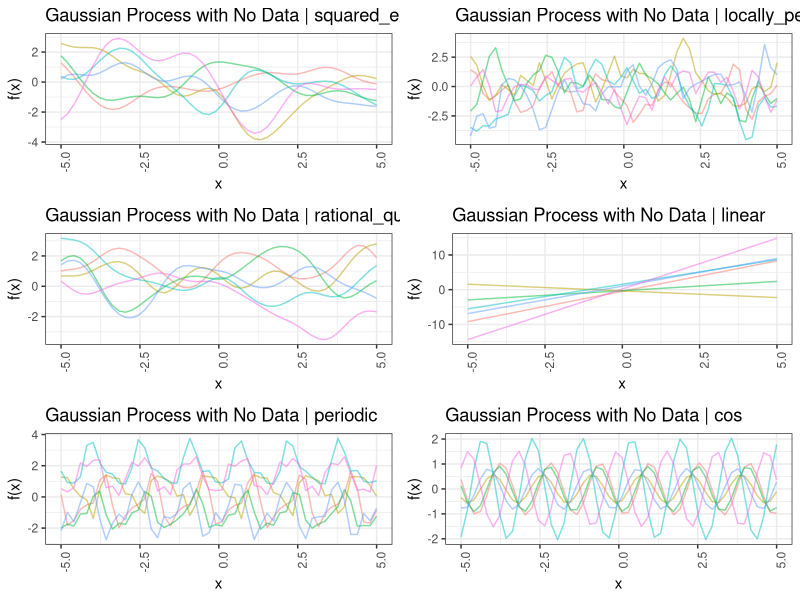
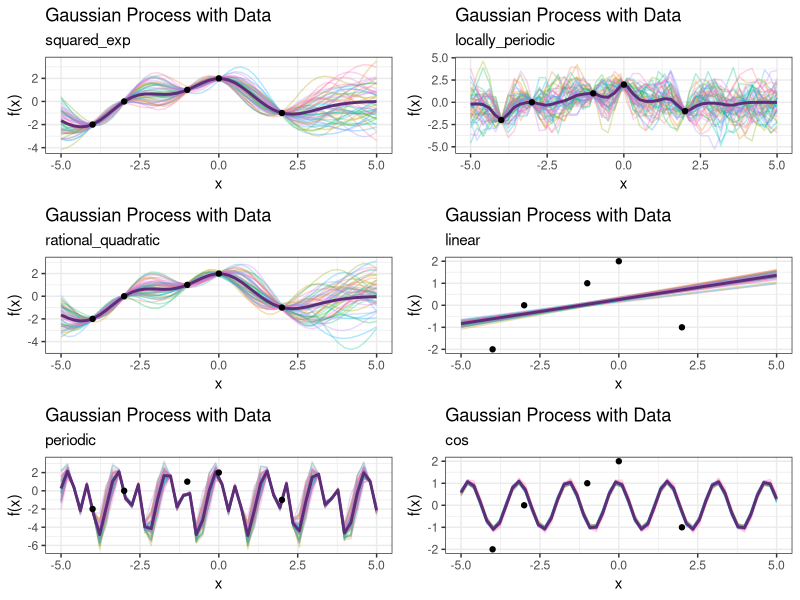
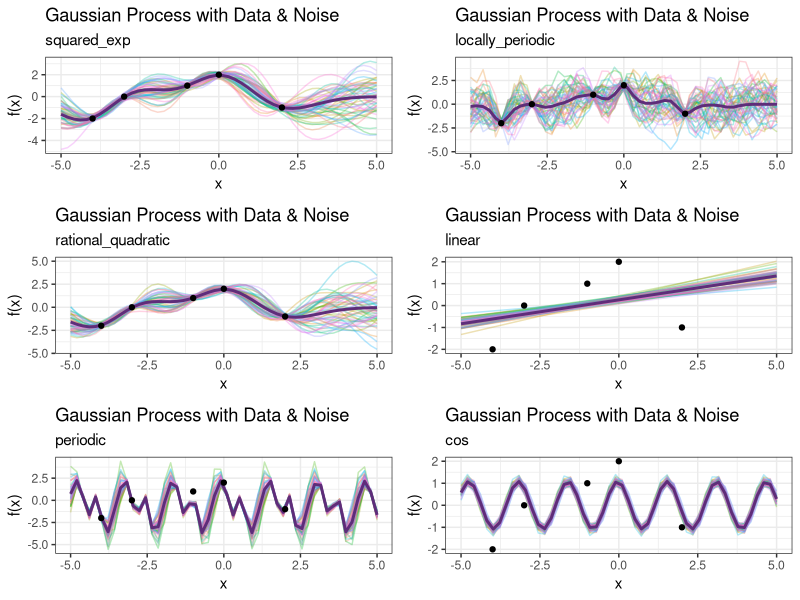

R code for these plots, in order:
## ---- chunk 1
knitr::opts_chunk$set(echo = TRUE, tidy = TRUE)
library(tidyverse)
library(furrr)
library(magrittr)
## ---- chunk 2
set.seed(8888)
## ---- chunk 3
# define squared exponential kernel
squared_exp <- function(val1, val2, i, j, length_scale = 1, variance_out = 2){
  return(variance_out * exp(- 0.5 * (abs(val1[i] - val2[j]) / length_scale)^2))
}

# define relational quadratic kernel
rational_quadratic <- function(val1, val2, i, j, length_scale = 1, variance_out = 2, alpha_weighting = 10){
  return(variance_out * (1 + ((val1[i] - val2[j])^2) / (2 * alpha_weighting * length_scale^2))^((-1) * alpha_weighting))
}

# define periodic kernel
periodic <- function(val1, val2, i, j, length_scale = 1, variance_out = 2, period = (pi / 2)){
  return(variance_out * exp((-1) * (2 * sin(pi * (val1[i] - val2[j]) / period)^2) / length_scale^2))
}

# define locally periodic kernel
locally_periodic <- function(val1, val2, i, j, length_scale = 1, variance_out = 2, period = (pi / 2)){
  return(variance_out * exp((-1) * (2 * sin(pi * (val1[i] - val2[j]) / period)^2) / length_scale^2) * exp((-1) * ((val1[i] - val2[j])^2) / 2 * length_scale ^ 2))
}

# define linear kernel
linear <- function(val1, val2, i, j, variance_out = 2, constant_variance_out = 1, offset = 0){
   return(constant_variance_out^2 + variance_out^2 * (val1[i] - offset) * (val2[j] - offset))
 }
 
# define cos kernel
cos_kern <- function(val1, val2, i, j, period = (pi / 2)){
 return(cos((2 * pi * (val1[i] - val2[j]) / period)))
}

# place all kernels in a list
kernels <- list(squared_exp, rational_quadratic, periodic, locally_periodic, linear, cos_kern)
kernel_names <- c("squared_exp", "rational_quadratic", "periodic", "locally_periodic", "linear", "cos")
## ---- chunk 4
# Multiple plot function
#
# ggplot objects can be passed in ..., or to plotlist (as a list of ggplot objects)
# - cols:   Number of columns in layout
# - layout: A matrix specifying the layout. If present, 'cols' is ignored.
#
# If the layout is something like matrix(c(1,2,3,3), nrow=2, byrow=TRUE),
# then plot 1 will go in the upper left, 2 will go in the upper right, and
# 3 will go all the way across the bottom.
#
multiplot <- function(..., plotlist=NULL, file, cols=1, layout=NULL) {
  library(grid)

  # Make a list from the ... arguments and plotlist
  plots <- c(list(...), plotlist)

  numPlots = length(plots)

  # If layout is NULL, then use 'cols' to determine layout
  if (is.null(layout)) {
    # Make the panel
    # ncol: Number of columns of plots
    # nrow: Number of rows needed, calculated from # of cols
    layout <- matrix(seq(1, cols * ceiling(numPlots/cols)),
                    ncol = cols, nrow = ceiling(numPlots/cols))
  }

 if (numPlots==1) {
    print(plots[[1]])

  } else {
    # Set up the page
    grid.newpage()
    pushViewport(viewport(layout = grid.layout(nrow(layout), ncol(layout))))

    # Make each plot, in the correct location
    for (i in 1:numPlots) {
      # Get the i,j matrix positions of the regions that contain this subplot
      matchidx <- as.data.frame(which(layout == i, arr.ind = TRUE))

      print(plots[[i]], vp = viewport(layout.pos.row = matchidx$row,
                                      layout.pos.col = matchidx$col))
    }
  }
}
## ---- chunk 5
# calculate covariance matrix function
calc_sigma <- function(x1, x2, kernel){
  sigma <- matrix(rep(0, length(x1) * length(x2)), nrow = length(x1))
  for (i in 1:nrow(sigma)){
    for (j in 1:ncol(sigma)){
      sigma[i, j] <- kernel(x1, x2, i, j)
    }
  }
  sigma
}
## ---- chunk 6
# define points we wish to use to define the functions
x_star <- seq(-5, 5, len = 50)

# calculate the covariance matrices
cov_matrices <- future_map(.x = kernels, ~ calc_sigma(x_star, x_star, kernel = .x))
# set names
cov_matrices %<>% set_names(kernel_names)

# generate a number of functions 
num_samples <- 6

# create list to hold values matrices
values <- list()

# prefill matrices
for (i in 1:6){
  values[[i]] <- matrix(rep(0, length(x_star) * num_samples), ncol = num_samples)
}

# fill matrix. Each column is a sample from a multivariate normal dist with mean = 0 and cov = sigma
for (i in 1:6){
  for (j in 1:num_samples){
    values[[i]][, j] <- MASS::mvrnorm(1, rep(0, length(x_star)), cov_matrices[[i]])
  }
}

# add kernel names
values %<>% set_names(kernel_names)
for (i in 1:6){
  values[[i]] %<>% cbind("x" = x_star, "kernel_name" = kernel_names[i]) #%>% reshape2::melt(id = "x") %>% as_tibble()
}

v_names <- values$squared_exp %>% as_tibble() %>% select(starts_with("V")) %>% colnames()

for (i in 1:6){
  values[[i]] %<>% as_tibble() %>% mutate_at(v_names, as.numeric) %>% reshape2::melt(id = "x", id.vars = c("x", "kernel_name")) %>% mutate(x = as.numeric(x))
}

## ---- chunk 7
# no known data points
plot_no_data <- function(kernel_index){
  values[[kernel_index]] %>% 
  ggplot(aes(x = x, y = value)) + 
  geom_line(aes(group = variable, color = variable), alpha = 0.5) + 
  xlab("x") + ylab("f(x)") +
  theme_bw() + theme(legend.position = "none", axis.text.x = element_text(angle = 90, hjust = 1)) + 
  ggtitle(paste0("Gaussian Process with No Data | ", kernel_names[kernel_index]))
}

# map plots to vector
no_data_plots <- map(1:6, plot_no_data)

multiplot(no_data_plots[[1]], no_data_plots[[2]], no_data_plots[[3]], no_data_plots[[4]], no_data_plots[[5]], no_data_plots[[6]], cols = 2)
## ---- chunk 8
# assume we have some known data points
points <- tibble(x = c(-4, -3, -1, 0, 2),
                 y = c(-2, 0, 1, 2, -1))


# calc cov matrices using x_stars above
x_vals <- points$x

k_xx <- map(kernels, ~ calc_sigma(x_vals, x_vals, .x)) %>% set_names(kernel_names)
k_xxs <- map(kernels, ~ calc_sigma(x_vals, x_star, .x)) %>% set_names(kernel_names)
k_xsx <- map(kernels, ~ calc_sigma(x_star, x_vals, .x)) %>% set_names(kernel_names)
k_xsxs <- map(kernels, ~ calc_sigma(x_star, x_star, .x)) %>% set_names(kernel_names)

# calculate means and covariances
points_mean <- map(1:6, ~ k_xsx[[.x]] %*% solve(k_xx[[.x]] + diag(ncol(k_xx[[.x]])) * 0.01) %*% points$y) %>% set_names(kernel_names)
points_cov <- map(1:6, ~ k_xsxs[[.x]] - (k_xsx[[.x]] %*% solve(k_xx[[.x]] + diag(ncol(k_xx[[.x]])) * 0.01) %*% k_xxs[[.x]])) %>% set_names(kernel_names)

## ---- chunk 9
# generate a number of functions 
num_samples <- 50

# create list to hold values matrices
values <- list()

# prefill matrices
for (i in 1:6){
  values[[i]] <- matrix(rep(0, length(x_star) * num_samples), ncol = num_samples)
}

# fill matrix. Each column is a sample from a multivariate normal dist with mean = 0 and cov = sigma
for (i in 1:6){
  for (j in 1:num_samples){
    values[[i]][, j] <- MASS::mvrnorm(1, points_mean[[i]], points_cov[[i]])
  }
}

# add kernel names
values %<>% set_names(kernel_names[1:6])
for (i in 1:6){
  values[[i]] %<>% cbind("x" = x_star, "kernel_name" = kernel_names[i]) #%>% reshape2::melt(id = "x") %>% as_tibble()
}

v_names <- values$squared_exp %>% as_tibble() %>% select(starts_with("V")) %>% colnames()

for (i in 1:6){
  values[[i]] %<>% as_tibble() %>% mutate_at(v_names, as.numeric) %>% reshape2::melt(id = "x", id.vars = c("x", "kernel_name")) %>% mutate(x = as.numeric(x))
}
## ---- chunk 10
plot_with_data <- function(kernel_index){
  ggplot() + 
  geom_line(data = values[[kernel_index]], aes(x = x, y = value, group = variable, color = variable), alpha = 0.3) + 
  geom_line(data = NULL, aes(x = x_star, y = points_mean[[kernel_index]]), color = "#5E2D79", size = 1) + 
  geom_point(data = points, aes(x = x, y = y)) + 
  theme_bw() + 
  xlab("x") + ylab("f(x)") + 
  theme(legend.position = "none") + 
  ggtitle("Gaussian Process with Data", kernel_names[kernel_index])
}

# map plots to vector
some_data_plots <- map(1:6, plot_with_data) %>% set_names(kernel_names[1:6])

multiplot(some_data_plots[[1]], some_data_plots[[2]], some_data_plots[[3]], some_data_plots[[4]], some_data_plots[[5]], some_data_plots[[6]], cols = 2)
## ---- chunk 11
# calculate noise sd 
sigma_n <- 0.2

# calculate means and covariances
points_mean <- map(1:6, ~ k_xsx[[.x]] %*% solve(k_xx[[.x]] + sigma_n^2 * diag(1, ncol(k_xx[[.x]]))) %*% points$y) %>% set_names(kernel_names[1:6])
points_cov <- map(1:6, ~ k_xsxs[[.x]] - (k_xsx[[.x]] %*% solve(k_xx[[.x]] + sigma_n^2 * diag(1, ncol(k_xx[[.x]]))) %*% k_xxs[[.x]])) %>% set_names(kernel_names[1:6])

# create list to hold values matrices
values <- list()

# prefill matrices
for (i in 1:6){
  values[[i]] <- matrix(rep(0, length(x_star) * num_samples), ncol = num_samples)
}

# fill matrix. Each column is a sample from a multivariate normal dist with mean = 0 and cov = sigma
for (i in 1:6){
  for (j in 1:num_samples){
    values[[i]][, j] <- MASS::mvrnorm(1, points_mean[[i]], points_cov[[i]])
  }
}

# add kernel names
values %<>% set_names(kernel_names[1:6])
for (i in 1:6){
  values[[i]] %<>% cbind("x" = x_star, "kernel_name" = kernel_names[i])
}

v_names <- values$squared_exp %>% as_tibble() %>% select(starts_with("V")) %>% colnames()

for (i in 1:6){
  values[[i]] %<>% as_tibble() %>% mutate_at(v_names, as.numeric) %>% reshape2::melt(id = "x", id.vars = c("x", "kernel_name")) %>% mutate(x = as.numeric(x))
}
## ---- chunk 12
plot_with_data <- function(kernel_index){
  ggplot() + 
  geom_line(data = values[[kernel_index]], aes(x = x, y = value, group = variable, color = variable), alpha = 0.3) + 
  geom_line(data = NULL, aes(x = x_star, y = points_mean[[kernel_index]]), color = "#5E2D79", size = 1) + 
  geom_point(data = points, aes(x = x, y = y)) + 
  theme_bw() + 
  xlab("x") + ylab("f(x)") + 
  theme(legend.position = "none") + 
  ggtitle("Gaussian Process with Data & Noise", kernel_names[kernel_index])
}
some_data_plots <- map(1:6, plot_with_data) %>% set_names(kernel_names)

multiplot(some_data_plots[[1]], some_data_plots[[2]], some_data_plots[[3]], some_data_plots[[4]], some_data_plots[[5]], some_data_plots[[6]], cols = 2)
